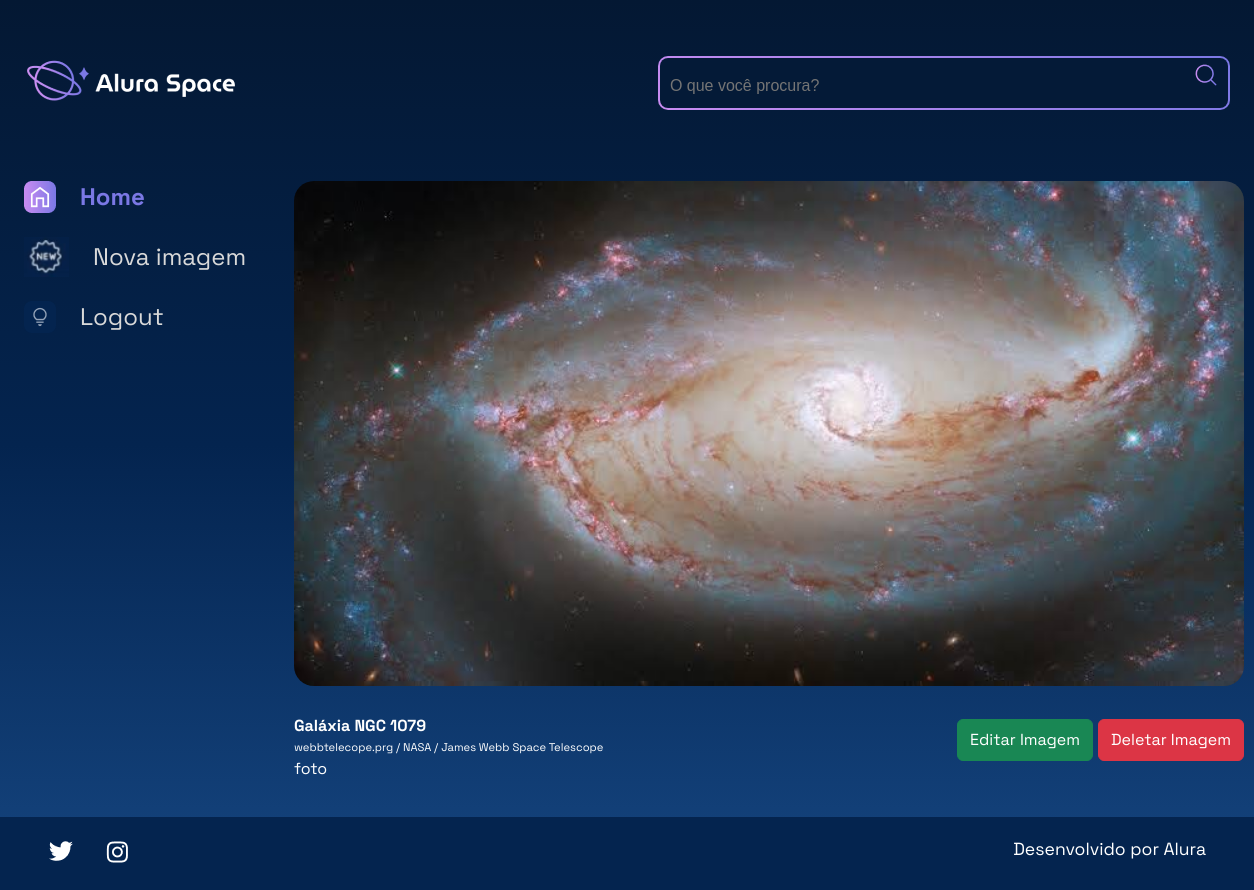
/imagem/4/ (signed in), run on the app's committed database.
### apps/galeria/models.py (models this page shows, shortened)
class Fotografia(models.Model):
    OPECOES_CATEGORIA = [
        ("NEBULOSA", "Nebulosa"),
        ("ESTRELA", "Estrela"),
        ("GALAXIA", "Galáxia"),
        ("PLANETA", "Planeta"),
    ]
    nome = models.CharField(max_length=100, null=False, blank=False)
    legenda = models.CharField(max_length=200, null=False, blank=False)
    categoria = models.CharField(max_length=100, choices=OPECOES_CATEGORIA, default="")
    descricao = models.TextField(null=False, blank=False)
    foto = models.ImageField(upload_to="fotos/%Y/%m/%d/", blank=False, null=False)
    publicada = models.BooleanField(default=True)
    data_fotografia = models.DateTimeField(default=datetime.now, blank=False)
    usuario = models.ForeignKey(to=User, on_delete=models.SET_NULL, null=True, blank=False, related_name="user")

### apps/galeria/views.py (the view)
# urls.py: path('imagem/<int:foto_id>/', imagem, name='imagem'),
def imagem(request, foto_id):
   fotografia = get_object_or_404(Fotografia, pk=foto_id)
   return render(request, 'galeria/imagem.html', {"fotografia": fotografia})

### templates/galeria/imagem.html
{% extends 'shared/base.html' %}
{% load static %}
{% block content %}
<section class="conteudo">
    <section class="imagem">
        <div class="imagem__conteudo">
            {% if fotografia.foto %}
                <img class="imagem__imagem" src="{{ fotografia.foto.url }}" alt="{{ fotografia.nome }}">
            {% else %}
                <img class="imagem__imagem" src="{% static 'assets/imagens/galeria/not-found.png' %}" alt="foto">
            {% endif %}
            <div class="imagem__info">
                <div class="imagem__texto">
                    <p class="imagem__titulo">{{ fotografia.nome }}</p>
                    <p class="imagem__descricao">{{ fotografia.legenda }}</p>
                    <p class="imagem__texto">{{ fotografia.descricao }}</p>
                </div>
                <div>
                    <a href="{% url 'editar_imagem' fotografia.id %}" class="btn btn-success" style="padding-top: 8px; padding-bottom: 8px; cursor: pointer;">Editar Imagem</a>
                    <a href="{% url 'deletar_imagem' fotografia.id %}" class="btn btn-danger" style="padding-top: 8px; padding-bottom: 8px; cursor: pointer;">Deletar Imagem</a>
                </div>
            </div>
        </div>
    </section>
</section>
{% endblock %}

### setup/static/styles/style.css (style rules this page uses)
html, body, div, span, applet, object, iframe, h1, h2, h3, h4, h5, h6, p, blockquote, pre, a, abbr, acronym, address, big, cite, code, del, dfn, em, img, ins, kbd, q, s, samp, small, strike, strong, sub, sup, tt, var, b, u, i, center, dl, dt, dd, ol, ul, li, fieldset, form, label, legend, table, caption, tbody, tfoot, thead, tr, th, td, article, aside, canvas, details, embed, figure, figcaption, footer, header, hgroup, menu, nav, output, ruby, section, summary, time, mark, audio, video { margin: 0; padding: 0; border: 0; font-size: 100%; font: inherit; vertical-align: baseline; }
article, aside, details, figcaption, figure, footer, header, hgroup, menu, nav, section { display: block; }
body { line-height: 1; font-family: 'Space Grotesk', sans-serif; min-height: 100vh; background: linear-gradient(#041833,#04244F,#154580); background-repeat: no-repeat; background-position: center; background-size: cover; }
.imagem { display: flex; justify-content: center; align-items: center; }
.imagem__conteudo { background-color: transparent; display: flex; flex-direction: column; border-radius: 20px 20px 0 0; width: 950px; }
.imagem__imagem { width: 100%; border-radius: 20px; }
.imagem__info { font-size: 1.2rem; display: flex; justify-content: space-between; align-items: center; margin-bottom: 1rem; margin-top: 1rem; }
.imagem__texto { display: flex; flex-direction: column; justify-content: space-between; color: #FFFFFF; margin-top: 0.5rem; }
.imagem__titulo { font-weight: bold; line-height: 2rem; color: #FFFFFF; }
.imagem__texto { font-size: 1rem; }
.imagem__descricao { font-size: 0.7rem; }
.btn { --bs-btn-padding-x: 0.75rem; --bs-btn-padding-y: 0.375rem; --bs-btn-font-family: ; --bs-btn-font-size: 1rem; --bs-btn-font-weight: 400; --bs-btn-line-height: 1.5; --bs-btn-color: #212529; --bs-btn-bg: transparent; --bs-btn-border-width: 1px; --bs-btn-border-color: transparent; --bs-btn-border-radius: 0.375rem; --bs-btn-hover-border-color: transparent; --bs-btn-box-shadow: inset 0 1px 0 rgba(255, 255, 255, 0.15),0 1px 1px rgba(0, 0, 0, 0.075); --bs-btn-disabled-opacity: 0.65; --bs-btn-focus-box-shadow: 0 0 0 0.25rem rgba(var(--bs-btn-focus-shadow-rgb), .5); display: inline-block; padding: var(--bs-btn-padding-y) var(--bs-btn-padding-x); font-family: var(--bs-btn-font-family); font-size: var(--bs-btn-font-size); font-weight: var(--bs-btn-font-weight); line-height: var(--bs-btn-line-height); color: var(--bs-btn-color); text-align: center; text-decoration: none; vertical-align: middle; cursor: pointer; -webkit-user-select: none; -moz-user-select: none; user-select: none; border: var(--bs-btn-border-width) solid var(--bs-btn-border-color); border-radius: var(--bs-btn-border-radius); background-color: var(--bs-btn-bg); transition: color .15s ease-in-out,background-color .15s ease-in-out,border-color .15s ease-in-out,box-shadow .15s ease-in-out; }
.btn-success { --bs-btn-color: #fff; --bs-btn-bg: #198754; --bs-btn-border-color: #198754; --bs-btn-hover-color: #fff; --bs-btn-hover-bg: #157347; --bs-btn-hover-border-color: #146c43; --bs-btn-focus-shadow-rgb: 60,153,110; --bs-btn-active-color: #fff; --bs-btn-active-bg: #146c43; --bs-btn-active-border-color: #13653f; --bs-btn-active-shadow: inset 0 3px 5px rgba(0, 0, 0, 0.125); --bs-btn-disabled-color: #fff; --bs-btn-disabled-bg: #198754; --bs-btn-disabled-border-color: #198754; }
.btn-danger { color: #fff; background-color: #dc3545; border-color: #dc3545; }

### data on the page
Fotografia: foto (picture), nome "Galáxia NGC 1079", legenda "webbtelecope.prg / NASA / James Webb Space Telescope", descricao "foto"
